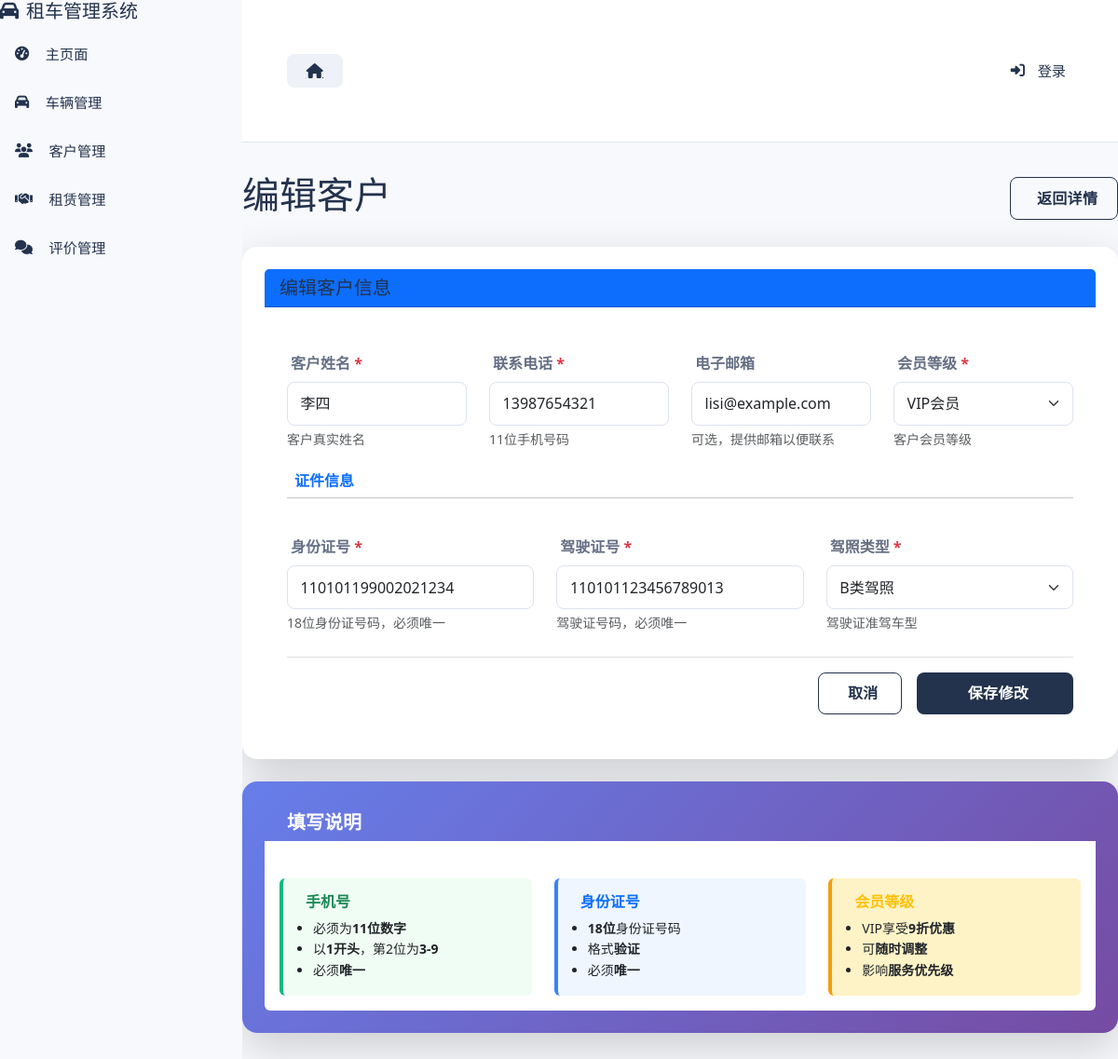
Screenshot of /customers/6/edit/ with the database file from the repository.
### customers/models.py (models this page shows, shortened)
class Customer(models.Model):
    MEMBER_LEVEL_CHOICES = [
        ('NORMAL', '普通会员'),
        ('VIP', 'VIP会员'),
    ]
    user = models.OneToOneField(
        User,
        on_delete=models.SET_NULL,
        related_name='customer_profile',
        blank=True,
        null=True,
        verbose_name='关联用户',
        help_text='关联的用户账号'
    )
    name = models.CharField(
        '姓名',
        max_length=100,
        help_text='客户姓名'
    )
    phone = models.CharField(
        '联系电话',
        max_length=20,
        validators=[
            RegexValidator(
                regex=r'^1[3-9]\d{9}$',
                message='请输入有效的手机号码'
            )
        ],
        help_text='11位手机号码'
    )
    email = models.EmailField(
        '邮箱',
        blank=True,
        null=True,
        help_text='电子邮箱地址'
    )
    id_card = models.CharField(
        '身份证号',
        max_length=18,
        unique=True,
        validators=[
            RegexValidator(
                regex=r'^[1-9]\d{5}(18|19|20)\d{2}((0[1-9])|(1[0-2]))(([0-2][1-9])|10|20|30|31)\d{3}[0-9Xx]$',
                message='请输入有效的身份证号码'
            )
        ],
        help_text='18位身份证号码'
    )
    license_number = models.CharField(
        '驾照号',
        max_length=20,
        unique=True,
        help_text='驾驶证号码'
    )
    license_type = models.CharField(
        '驾照类型',
        max_length=10,
        choices=[
            ('A', 'A类驾照'),
            ('B', 'B类驾照'),
            ('C', 'C类驾照'),
        ],
        default='C',
        help_text='驾驶证类型'
    )
    member_level = models.CharField(
        '会员等级',
        max_length=20,
        choices=MEMBER_LEVEL_CHOICES,
        default='NORMAL',
        help_text='客户会员等级'
    )
    created_at = models.DateTimeField(
        '创建时间',
        auto_now_add=True
    )
    updated_at = models.DateTimeField(
        '更新时间',
        auto_now=True
    )
    class Meta:
        db_table = 'customers'
        verbose_name = '客户'
        verbose_name_plural = '客户'
        ordering = ['-created_at']
        indexes = [
            models.Index(fields=['id_card']),
            models.Index(fields=['license_number']),
            models.Index(fields=['phone']),
            models.Index(fields=['member_level']),
        ]

### customers/views.py (the view)
# urls.py: path('<int:pk>/edit/', views.customer_update, name='customer_update'),
def customer_update(request, pk):
    customer = get_object_or_404(Customer, pk=pk)
    if request.method == 'POST':
        form = CustomerForm(request.POST, instance=customer)
        if form.is_valid():
            customer = form.save()
            messages.success(request, f'客户 "{customer.name}" 信息更新成功！')
            return redirect('customers:customer_detail', pk=customer.pk)
    else:
        form = CustomerForm(instance=customer)
    context = {
        'form': form,
        'customer': customer,
        'title': '编辑客户',
        'action_url': reverse('customers:customer_update', kwargs={'pk': pk}),
    }
    return render(request, 'customers/customer_form.html', context)

### templates/customers/customer_form.html (shortened to what this page needs)
{% extends "vehicles/base.html" %}
{% block content %}
<div class="d-flex justify-content-between align-items-center mb-4">
    <h1><i class="bi bi-{% if customer %}pencil{% else %}person-plus{% endif %}"></i> {{ title }}</h1>
    {% if customer %}
        <a href="{% url 'customers:customer_detail' customer.pk %}" class="btn btn-outline-secondary">
             返回详情
        </a>
    {% else %}
        <a href="{% url 'customers:customer_list' %}" class="btn btn-outline-secondary">
            <i class="bi bi-arrow-left"></i> 返回列表
        </a>
    {% endif %}
</div>
<div class="row">
    <div class="col-12">
        <div class="card shadow-lg border-0">
            <div class="card-header bg-primary text-white">
                <h5 class="mb-0">
                    {% if customer %}编辑客户信息{% else %}填写客户信息{% endif %}
                </h5>
            </div>
            <div class="card-body p-4">
                <form method="post" novalidate>
                    <div class="row g-4">
                        <div class="col-lg-3 col-md-6">
                            <label for="{{ form.name.id_for_label }}" class="form-label fw-semibold">
                                {{ form.name.label }}
                                <span class="text-danger">*</span>
                            </label>
                            {{ form.name }}
                            {% if form.name.help_text %}
                                <div class="form-text">{{ form.name.help_text }}</div>
                            {% endif %}
                        </div>
                        <div class="col-lg-3 col-md-6">
                            <label for="{{ form.phone.id_for_label }}" class="form-label fw-semibold">
                                {{ form.phone.label }}
                                <span class="text-danger">*</span>
                            </label>
                            {{ form.phone }}
                            {% if form.phone.help_text %}
                                <div class="form-text">{{ form.phone.help_text }}</div>
                            {% endif %}
                        </div>
                        <div class="col-lg-3 col-md-6">
                            <label for="{{ form.email.id_for_label }}" class="form-label fw-semibold">
                                {{ form.email.label }}
                            </label>
                            {{ form.email }}
                            {% if form.email.help_text %}
                                <div class="form-text">{{ form.email.help_text }}</div>
                            {% endif %}
                        </div>
                        <div class="col-lg-3 col-md-6">
                            <label for="{{ form.member_level.id_for_label }}" class="form-label fw-semibold">
                                {{ form.member_level.label }}
                                <span class="text-danger">*</span>
                            </label>
                            {{ form.member_level }}
                            {% if form.member_level.help_text %}
                                <div class="form-text">{{ form.member_level.help_text }}</div>
                            {% endif %}
                        </div>
                    </div>
                    <div class="mt-4 mb-3">
                        <h6 class="text-primary fw-semibold">证件信息</h6>
                        <hr class="mt-2">
                    </div>
                    <div class="row g-4">
                        <div class="col-lg-4 col-md-6">
                            <label for="{{ form.id_card.id_for_label }}" class="form-label fw-semibold">
                                {{ form.id_card.label }}
                                <span class="text-danger">*</span>
                            </label>
                            {{ form.id_card }}
                            {% if form.id_card.help_text %}
                                <div class="form-text">{{ form.id_card.help_text }}</div>
                            {% endif %}
                        </div>
                        <div class="col-lg-4 col-md-6">
                            <label for="{{ form.license_number.id_for_label }}" class="form-label fw-semibold">
                                {{ form.license_number.label }}
                                <span class="text-danger">*</span>
                            </label>
                            {{ form.license_number }}
                            {% if form.license_number.help_text %}
                                <div class="form-text">{{ form.license_number.help_text }}</div>
                            {% endif %}
                        </div>
                        <div class="col-lg-4 col-md-6">
                            <label for="{{ form.license_type.id_for_label }}" class="form-label fw-semibold">
                                {{ form.license_type.label }}
                                <span class="text-danger">*</span>
                            </label>
                            {{ form.license_type }}
                            {% if form.license_type.help_text %}
                                <div class="form-text">{{ form.license_type.help_text }}</div>
                            {% endif %}
                        </div>
                    </div>
                    <div class="d-flex justify-content-end gap-3 mt-4 pt-3 border-top">
                        {% if customer %}
                            <a href="{% url 'customers:customer_detail' customer.pk %}" class="btn btn-outline-secondary px-4">
                                 取消
                            </a>
                            <button type="submit" class="btn btn-primary px-5">
                                 保存修改
                            </button>
                        {% endif %}
                    </div>
                </form>
            </div>
        </div>
        <div class="card mt-4 shadow-lg border-0" style="background: linear-gradient(135deg, #667eea 0%, #764ba2 100%);">
            <div class="card-header bg-transparent border-0">
                <h5 class="mb-0 text-white fw-bold">填写说明</h5>
            </div>
            <div class="card-body bg-white rounded-bottom">
                <div class="row g-4">
                    <div class="col-lg-4 col-md-6">
                        <div class="p-3 rounded" style="background-color: #f0fdf4; border-left: 4px solid #10b981;">
                            <h6 class="fw-bold text-success mb-2">手机号</h6>
                            <ul class="small mb-0 ps-3">
                                <li>必须为<strong>11位数字</strong></li>
                                <li>以<strong>1开头</strong>，第2位为<strong>3-9</strong></li>
                                <li>必须<strong>唯一</strong></li>
                            </ul>
                        </div>
                    </div>
                    <div class="col-lg-4 col-md-6">
                        <div class="p-3 rounded" style="background-color: #eff6ff; border-left: 4px solid #3b82f6;">
                            <h6 class="fw-bold text-primary mb-2">身份证号</h6>
                            <ul class="small mb-0 ps-3">
                                <li><strong>18位</strong>身份证号码</li>
                                <li>格式<strong>验证</strong></li>
                                <li>必须<strong>唯一</strong></li>
                            </ul>
                        </div>
                    </div>
                    <div class="col-lg-4 col-md-6">
                        <div class="p-3 rounded" style="background-color: #fef3c7; border-left: 4px solid #f59e0b;">
                            <h6 class="fw-bold text-warning mb-2">会员等级</h6>
                            <ul class="small mb-0 ps-3">
                                <li>VIP享受<strong>9折优惠</strong></li>
                                <li>可<strong>随时调整</strong></li>
                                <li>影响<strong>服务优先级</strong></li>
                            </ul>
                        </div>
                    </div>
                </div>
            </div>
        </div>
    </div>
</div>
{% endblock %}

### static/css/style.css (style rules this page uses)
:root { --bg-page: #f7f9fc; --bg-card: #ffffff; --color-primary: #23324d; --color-primary-dark: #1a2538; --color-accent: #d48a34; --color-text: #141c2c; --color-muted: #667085; --color-border: #dde3ef; --color-success: #18a568; --color-warning: #e0a113; --color-danger: #d34a4a; --color-white: #ffffff; --btn-secondary-bg: #eef1f7; --radius-sm: 8px; --radius-md: 16px; --radius-lg: 20px; --shadow-sm: 0 8px 18px rgba(15, 23, 42, 0.08); --shadow-lg: 0 25px 45px rgba(15, 23, 42, 0.12); --transition: 0.25s cubic-bezier(0.4, 0, 0.2, 1); --content-width: min(1200px, 100%); --font-base: "Segoe UI", "Microsoft YaHei", "PingFang SC", "Helvetica Neue", Arial, sans-serif; }
* { box-sizing: border-box; margin: 0; padding: 0; }
h1, h2, h3, h4, h5, h6 { color: var(--color-primary); }
body { font-family: var(--font-base); background: var(--bg-page); color: var(--color-text); line-height: 1.6; }
a { color: inherit; text-decoration: none; }
.d-flex { display: flex; }
.mt-2 { margin-top: 0.75rem; }
.mb-0 { margin-bottom: 0; }
.mb-2 { margin-bottom: 1.25rem; }
.mb-3 { margin-bottom: 1.75rem; }
.mb-4 { margin-bottom: 2.25rem; }
.text-primary { color: var(--color-primary); }
.text-success { color: var(--color-success); }
.text-warning { color: var(--color-warning); }
.text-danger { color: var(--color-danger); }
.gap-3 { gap: 1.25rem; }
.row { display: flex; flex-wrap: wrap; margin: -12px; }
.row > * { flex: 1; padding: 12px; }
.btn { border: none; border-radius: var(--radius-sm); padding: 0.6rem 1.3rem; font-weight: 600; letter-spacing: 0.3px; cursor: pointer; transition: var(--transition); display: inline-flex; align-items: center; justify-content: center; gap: 0.45rem; background: var(--btn-secondary-bg); color: var(--color-primary); }
.btn-primary { background: var(--color-primary); color: var(--color-white); }
.btn-outline-secondary { border: 1px solid var(--color-primary); background: transparent; color: var(--color-primary); }
.card, .section-block { background: var(--bg-card); border-radius: var(--radius-md); border: 1px solid var(--color-border); box-shadow: var(--shadow-sm); margin-bottom: 1.5rem; padding: 1.5rem; }
.form-label { font-weight: 600; color: var(--color-muted); margin-bottom: 0.4rem; }
.form-control, .form-select { width: 100%; border: 1px solid var(--color-border); border-radius: var(--radius-sm); padding: 0.65rem 0.85rem; font-family: var(--font-base); }

### rows the page displays
Customer: name "李四", phone "13987654321", email "lisi@example.com", member_level "VIP会员", id_card "110101199002021234", license_number "110101123456789013", license_type "B类驾照"

### other values shown
{{ title }} "编辑客户"
